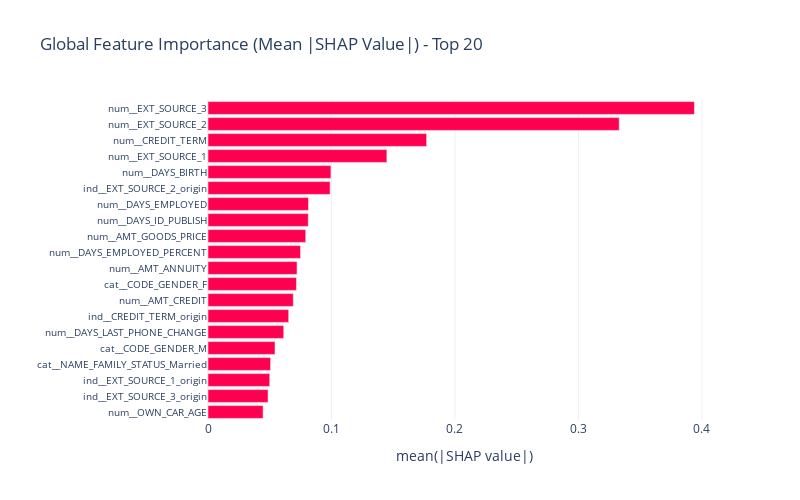
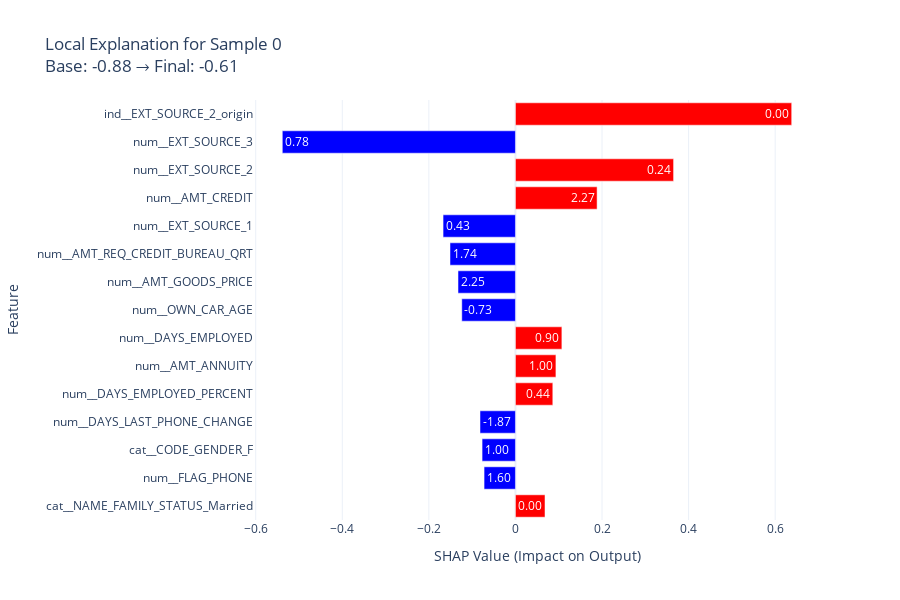

The notebook cell these images were saved under, in order:
### Markdown cell above
## Step 10: Explainability (SHAP)
We use SHAP (SHapley Additive exPlanations) to understand the global and local drivers of credit risk, ensuring the model's decisions are transparent and justifiable.

### Code cell
print("Computing SHAP values...")
X_shap_sample = X_train[numeric_features + categorical_features].sample(n=200, random_state=42)
shap_data = visualizer.compute_shap_values(best_model, X_shap_sample)

print("Plotting Global Feature Importance...")
fig_summary = visualizer.plot_shap_summary(shap_data)
fig_summary.show()

print("Plotting Local Feature Importance (Sample 0)...")
fig_local = visualizer.plot_shap_local(shap_data, sample_idx=0)
fig_local.show()

### Figure 1 — Plotly figure (JSON) as saved in the notebook; plotly's stock layout.template omitted (floating-point values rounded to 4 significant figures)
{"data": [{"marker": {"color": "#ff0051"}, "orientation": "h", "type": "bar", "x": [0.04462, 0.04864, 0.05, 0.05068, 0.05427, 0.06132, 0.06535, 0.06908, 0.07163, 0.07211, 0.07496, 0.07914, 0.08121, 0.08139, 0.09892, 0.09956, 0.1449, 0.1771, 0.333, 0.3939], "y": ["num__OWN_CAR_AGE", "ind__EXT_SOURCE_3_origin", "ind__EXT_SOURCE_1_origin", "cat__NAME_FAMILY_STATUS_Married", "cat__CODE_GENDER_M", "num__DAYS_LAST_PHONE_CHANGE", "ind__CREDIT_TERM_origin", "num__AMT_CREDIT", "cat__CODE_GENDER_F", "num__AMT_ANNUITY", "num__DAYS_EMPLOYED_PERCENT", "num__AMT_GOODS_PRICE", "num__DAYS_ID_PUBLISH", "num__DAYS_EMPLOYED", "ind__EXT_SOURCE_2_origin", "num__DAYS_BIRTH", "num__EXT_SOURCE_1", "num__CREDIT_TERM", "num__EXT_SOURCE_2", "num__EXT_SOURCE_3"]}], "layout": {"height": 500, "margin": {"l": 200}, "title": {"text": "Global Feature Importance (Mean |SHAP Value|) - Top 20"}, "width": 800, "xaxis": {"title": {"text": "mean(|SHAP value|)"}}, "yaxis": {"tickfont": {"size": 10}, "title": {"text": ""}}}}

### Figure 2 — Plotly figure (JSON) as saved in the notebook; plotly's stock layout.template omitted (floating-point values rounded to 4 significant figures)
{"data": [{"hovertemplate": "Feature: %{y}<br>Value: %{text}<br>SHAP: %{x:.4f}<extra></extra>", "marker": {"color": ["red", "blue", "blue", "blue", "red", "red", "red", "blue", "blue", "blue", "blue", "red", "red", "blue", "red"]}, "orientation": "h", "text": ["0.00", "1.60", "1.00", "-1.87", "0.44", "1.00", "0.90", "-0.73", "2.25", "1.74", "0.43", "2.27", "0.24", "0.78", "0.00"], "textposition": "auto", "type": "bar", "x": [0.06826, -0.07249, -0.07708, -0.0819, 0.08631, 0.0935, 0.1073, -0.124, -0.1327, -0.1512, -0.1672, 0.1886, 0.3653, -0.5386, 0.6382], "y": ["cat__NAME_FAMILY_STATUS_Married", "num__FLAG_PHONE", "cat__CODE_GENDER_F", "num__DAYS_LAST_PHONE_CHANGE", "num__DAYS_EMPLOYED_PERCENT", "num__AMT_ANNUITY", "num__DAYS_EMPLOYED", "num__OWN_CAR_AGE", "num__AMT_GOODS_PRICE", "num__AMT_REQ_CREDIT_BUREAU_QRT", "num__EXT_SOURCE_1", "num__AMT_CREDIT", "num__EXT_SOURCE_2", "num__EXT_SOURCE_3", "ind__EXT_SOURCE_2_origin"]}], "layout": {"height": 600, "title": {"text": "Local Explanation for Sample 0<br>Base: -0.88 → Final: -0.61"}, "xaxis": {"title": {"text": "SHAP Value (Impact on Output)"}}, "yaxis": {"title": {"text": "Feature"}}}}
